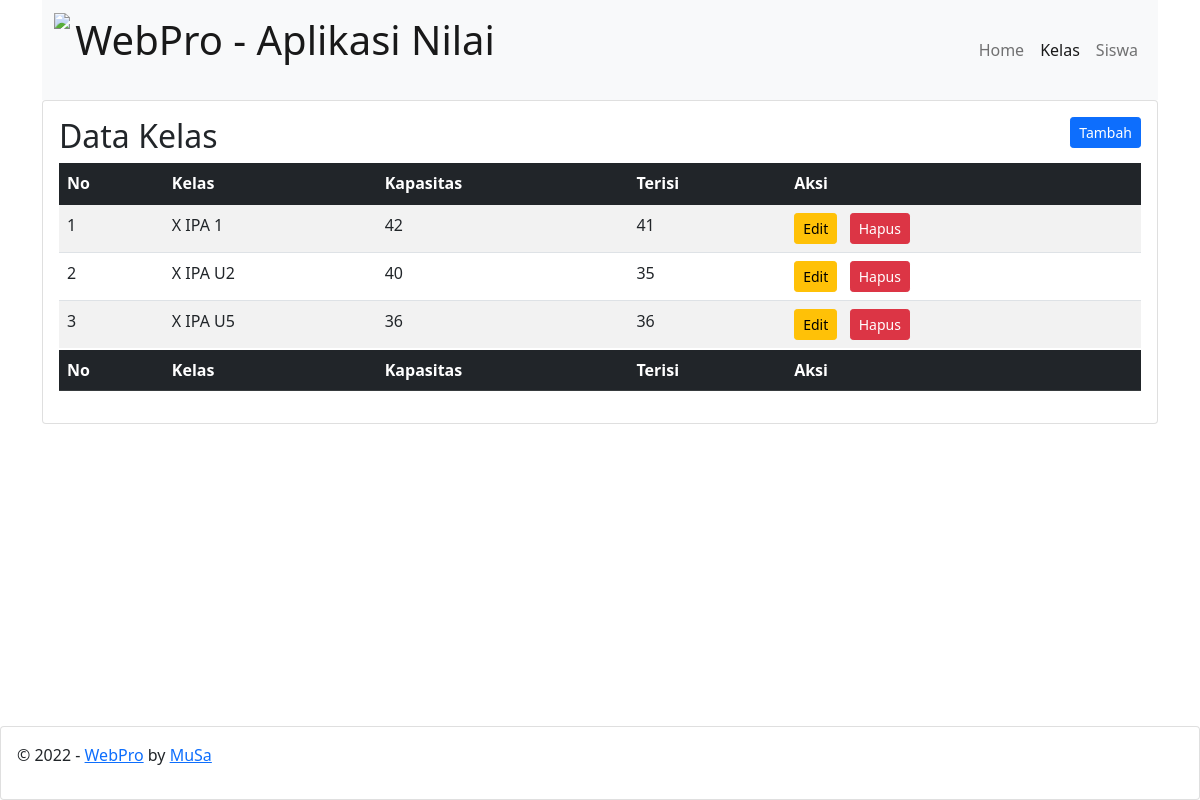
The page /kelas/index.php on the database its author committed.
### tables this page shows
CREATE TABLE `kelas` (
  `id` int(5) NOT NULL,
  `kelas` varchar(50) DEFAULT NULL,
  `kapasitas` int(3) DEFAULT NULL,
  `terisi` int(3) DEFAULT NULL
);

### kelas/index.php (the view, shortened to what this page needs)
<!DOCTYPE html>
<html lang="en">
<head>
    <link href="https://cdn.jsdelivr.net/npm/bootstrap@5.1.3/dist/css/bootstrap.min.css" rel="stylesheet">
</head>
<body>
    <div class="container">
        <nav class="navbar navbar-expand-lg navbar-light bg-light">
            <div class="container-fluid">
                <a class="navbar-brand" href="../">
                    <img src="../gambar/logo.png" height="74px" class="d-inline-block align-text-center">
                    <span class="h1">WebPro - Aplikasi Nilai</span>
                </a>
                <div>
                    <div class="collapse navbar-collapse" id="navbarNavAltMarkup">
                        <div class="navbar-nav">
                            <a class="nav-link" aria-current="page" href="../">Home</a>
                            <a class="nav-link active" href=".">Kelas</a>
                            <a class="nav-link" href="../siswa">Siswa</a>
                        </div>
                    </div>
                </div>
            </div>
        </nav>
        <div class="card">
            <div class="card-body">
                <div class="mb-2">
                    <span class="h2">Data Kelas</span>
                    <a href="add.php" class="btn btn-primary btn-sm" style="float: right;">Tambah</a>
                </div>
                <table class="table table-striped table-hover">
                    <thead class="table-dark">
                        <tr>
                            <th>No</th>
                            <th>Kelas</th>
                            <th>Kapasitas</th>
                            <th>Terisi</th>
                            <th>Aksi</th>
                        </tr>
                    </thead>
                    <tbody>
                        <?php
                        require_once('../config.php');
                        $sql = "SELECT * FROM kelas ORDER BY kelas ASC";
                        $result = mysqli_query($con, $sql);
                        if (mysqli_num_rows($result) > 0) {
                            $no = 1;
                            while ($row = mysqli_fetch_assoc($result)) {
                                echo "<tr>";
                                echo "<td>" . $no . "</td>";
                                echo "<td>" . $row['kelas'] . "</td>";
                                echo "<td>" . $row['kapasitas'] . "</td>";
                                echo "<td>" . $row['terisi'] . "</td>";
                                echo "<td>";
                                echo "<a href='edit.php?id=" . $row['id'] . "' class='btn btn-warning btn-sm'>Edit</a> &nbsp;";?>
                                <a href="delete.php?id=<?= $row['id']; ?>" class="btn btn-danger btn-sm" onclick="return confirm('Hapus Kelas akan menghapus Data Siswa\nyang ada dikelas tersebut. Yakin dihapus?')">Hapus</a>
                                </td>
                                </tr>
                                <?php
                                $no++;
                            }
                        }
                        ?>
                    </tbody>
                    <tfoot class="table-dark">
                        <tr>
                            <th>No</th>
                            <th>Kelas</th>
                            <th>Kapasitas</th>
                            <th>Terisi</th>
                            <th>Aksi</th>
                        </tr>
                    </tfoot>
                </table>
            </div>
        </div>
        <div class="fixed-bottom">
            <div class="card">
                <div class="card-body">
                    <p>&copy; 2022 - <a href="http://lms.smapluspgri.sch.id" target="_blank" title="Melesat - Menggunakan Elearning Pesat">WebPro</a> by <a href="http://muhidin.web.id" target="_blank" title="Muhidin Saimin">MuSa</a></p>
                </div>
            </div>
        </div>
    </div>
</body>
</html>

### rows shown on the page
kelas: kelas "X IPA 1", kapasitas "42", terisi "41"
kelas: kelas "X IPA U2", kapasitas "40", terisi "35"
kelas: kelas "X IPA U5", kapasitas "36", terisi "36"
